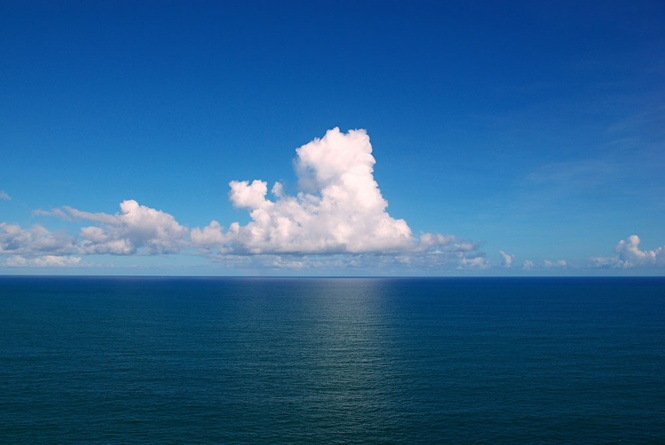
#> input picture src/01_tutorial/02_opencv_mini_project/04_color_transfer/images/ocean_day.jpg, 665 x 445 px, shrunk from 1000 x 669 before the run; its folder holds 4 pictures in this run
$ python montage_example.py --images ../04_color_transfer/images
#> lines starting #> are read from the running program, lines starting #| are printed output that depends on the picture
# import the necessary packages
from imutils import build_montages
from imutils import paths
import argparse
import random
import cv2

# construct the argument parse and parse the arguments
ap = argparse.ArgumentParser()
ap.add_argument("-i", "--images", required=True,
                help="path to input directory of images")
ap.add_argument("-s", "--sample", type=int, default=21,
                help="# of images to sample")
args = vars(ap.parse_args())

# grab the paths to the images, then randomly select a sample of
# them
imagePaths = list(paths.list_images(args["images"]))
random.shuffle(imagePaths)
imagePaths = imagePaths[:args["sample"]]

# initialize the list of images
images = []
# loop over the list of image paths
for imagePath in imagePaths:
    # load the image and update the list of images
    image = cv2.imread(imagePath)
#> image is the input picture: shape (445, 665, 3); mean B, G, R 143.2, 96.6, 41.4
    images.append(image)
# construct the montages for the images
montages = build_montages(images, (128, 196), (7, 3))

# loop over the montages and display each of them
for montage in montages:
    cv2.imshow("Montage", montage)
    cv2.waitKey(0)
#> this loop made 1 pass
#> pass 1, `cv2.imshow("Montage", montage)`:
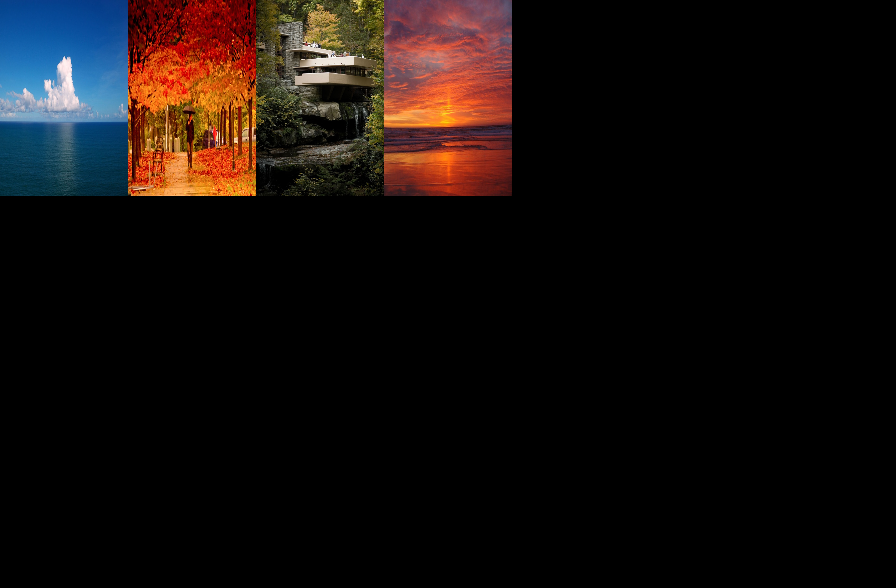
#> window 'Montage': shape (588, 896, 3); mean B, G, R 12.1, 13.7, 20.1
